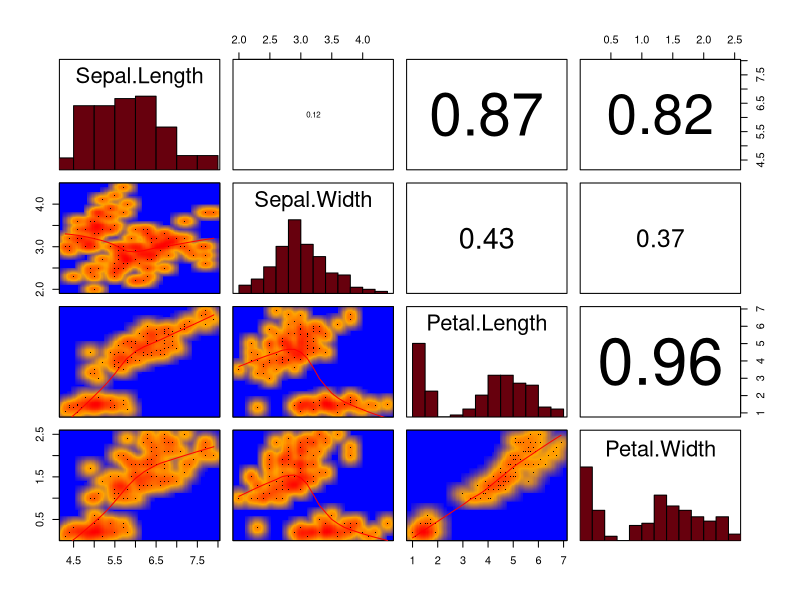

The R source for this figure:

#' plot absolute correlation coefficients (pearson) into panel
#' and adjust the text size according to the correlation
#' @param x numeric vector
#' @param y numeric vector
#' @return plot text element
#' 
panel.cor <- function(x, y, digits = 2, prefix = "", cex.cor, ...) {
  usr <- par("usr"); on.exit(par(usr))
  par(usr = c(0, 1, 0, 1))
  r <- abs(cor(x, y))
  txt <- format(c(r, 0.123456789), digits = digits)[1]
  txt <- paste0(prefix, txt)
  if(missing(cex.cor)) cex.cor <- 0.8/strwidth(txt)
  text(0.5, 0.5, txt, cex = cex.cor * r)
}


#' plot histogram into diagonal panel of a numeric vector
#' @param x numeric vector
#' @return histogram with colored bars
#' 
panel.hist <- function(x, ...) {
  usr <- par("usr"); on.exit(par(usr))
  par(usr = c(usr[1:2], 0, 1.5) )
  h <- hist(x, plot = FALSE)
  breaks <- h$breaks; nB <- length(breaks)
  y <- h$counts; y <- y/max(y)
  rect(breaks[-nB], 0, breaks[-1], y, col = "#67000D", ...)
}


#' plot a smoothScatter (color density of a scatter plot) with a loess fit
#' into the panels 
#' @param x numeric vector
#' @param y numeric vector
#' @return smoothed scatter plot
#' 
panel.smoothScatter <- function (x, y, bg = NA, 
                                 cex = 1, col.smooth = "red",
                                 span = 2/3, iter = 3, ...) {
  # colors for the density
  palette <- colorRampPalette(c("blue", "orange", "red"))
  s <- smoothScatter(x, y, colramp = palette, bg = bg, cex = cex, add=T)
  ok <- is.finite(x) & is.finite(y)
  if (any(ok)) 
    lines(stats::lowess(x[ok], y[ok], f = span, iter = iter), 
          col = col.smooth, ...)
}


### examples
data(iris)
myMatrix <- as.matrix(iris[,1:4])
### see ?pairs for more help
pairs(myMatrix,
      lower.panel = panel.smoothScatter,
      upper.panel = panel.cor,
      diag.panel  = panel.hist)